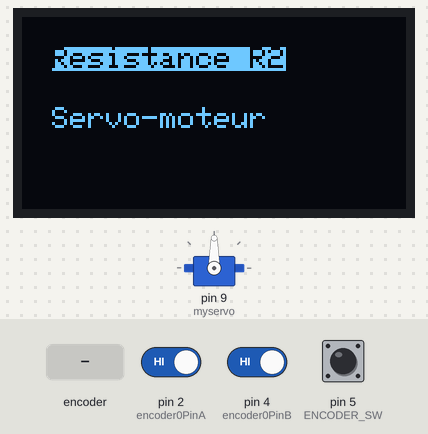
A program run on a simulated Arduino Uno, built with avr-gcc and run on an emulated ATmega328P. On the bench: 128×64 one-colour display, servo. The inputs (shaded band) are chosen by the test bench; at power-on: pin 5 (ENCODER_SW) HIGH, pin 2 (encoder0PinA) HIGH, pin 4 (encoder0PinB) HIGH. What the program prints to the serial monitor is not drawn.

Above: at 1.2 s.
1.3 s: rotary encoder on pin 2 (encoder0PinA) / pin 4 (encoder0PinB) turned 1 step (first pin leading)
At 2.5 s:
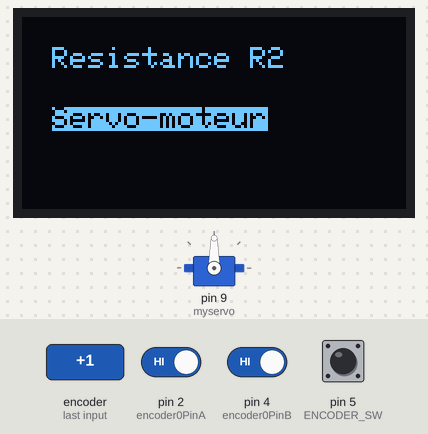
3.0 s: pin 5 (ENCODER_SW) driven LOW
At 3.8 s:
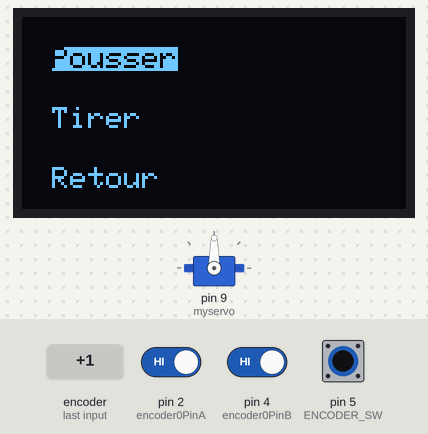
4.5 s: rotary encoder on pin 2 (encoder0PinA) / pin 4 (encoder0PinB) turned 3 steps (first pin leading)
At 5.0 s:
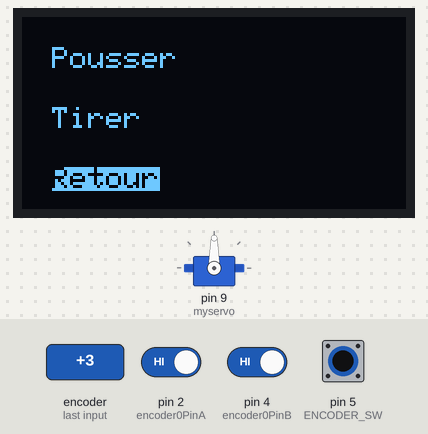
6.6 s: pin 5 (ENCODER_SW) pulsed HIGH 5 times (0.12 s each, 0.3 s apart)
At 10.2 s:
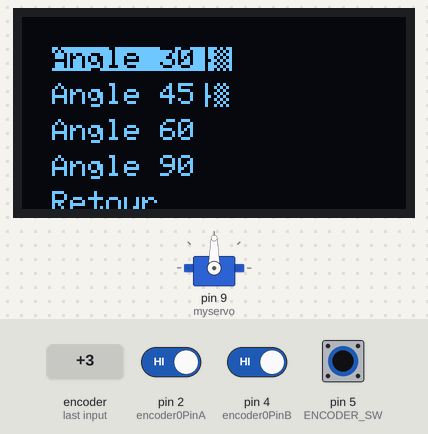
Timing chart, 0 to 11.7 s (numbered marks = the images above; inputs shaded):
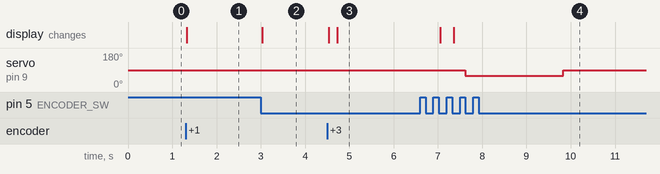

The program:

main.cpp
```cpp
#include <SPI.h>
#include <Wire.h>
#include <Adafruit_GFX.h>
#include <Adafruit_SSD1306.h>
#include <Servo.h>
#define SCREEN_WIDTH 128
#define SCREEN_HEIGHT 64
#define OLED_RESET    -1
#define SCREEN_ADDRESS 0x3C  // Adresse I2C de l'écran OLED
#define MAX_MESURE 10

enum MenuState{MAIN_MENU, SERVO_MENU, ANGLE_MENU};
MenuState currentMenu = MAIN_MENU;
unsigned long lastEncoderUpdate = 0;
const int ENCODER_STEP_DELAY = 150; // Délai entre chaque pas de l'encodeur
int lastEncoderPos = 0;

struct mesure{
  int angle;
  int valBrute;
  float tension;
};

mesure mesures[MAX_MESURE];
int currentMesure = 0;
bool finMesure = false;

// Initialisation des différents composants
Adafruit_SSD1306 ecranOLED(SCREEN_WIDTH, SCREEN_HEIGHT, &Wire, OLED_RESET); // Initialisation de l'écran OLED
Servo myservo; // Initialisation du servo-moteur
int pos = 90;
bool servoIsMoving = false; // État du mouvement du servo
unsigned long movestartTime = 0; // Temps de début du mouvement
const unsigned long moveDuration = 3000; // Durée du mouvement en millisecondes
int TargetPos = pos; // Position cible du servo

// Broches de connexion de l'encodeur
#define encoder0PinA  2  // CLK
#define encoder0PinB  4  // DT
#define ENCODER_SW    5  // bouton-poussoir

// Pin pour capteur graphène
#define GraphenePin A0 // Pin analogique pour le capteur de graphène

// Broches du MCP42100
const byte csPin           = 10;      // MCP42100 chip select pin
const int  maxPositions    = 256;     // Wiper can move from 0 to 255 = 256 positions
const long rAB             = 10000;   // 100k pot resistance between terminals A and B
const byte rWiper          = 125;     // 125 ohms pot wiper resistance
const byte pot0            = 0x11;    // Pot0 addr


//--------------------- Les Menus --------------------------------//

// Liste des éléments du menu principal
const char* menuItems[] = { "Resistance R2", "Servo-moteur" };
int menuIndex = 0;            // Index du menu actuel

// Sous-menu pour le servo-moteur
const char* menuItemsServo[] = { "Pousser", "Tirer", "Retour" };
int menuIndexServo = 0; // Index du sous-menu servo


const char* menuItemsAngle[] = { "Angle 30°", "Angle 45°", "Angle 60", "Angle 90", "Retour" };
int menuIndexAngle = 0; // Index du sous-menu angle

int SelectedDirection = 0; // Pousser ou Tirer


// Variables pour l'encodeur
int encoder0Pos = 0;          // Valeur de l'encodeur
bool adjustingResistance = false;  // État de l'ajustement de la résistance
bool buttonPressed = false;   // Variable pour vérifier l'état du bouton
 // État du sous-menu servo

// Ajout des différentes fonctions

void showMenu() {
  static int lastIndex = -1;
  static bool lastAdjustState = false;

  if(menuIndex == lastIndex && adjustingResistance == lastAdjustState) return;

  ecranOLED.clearDisplay();

  if(adjustingResistance) {
    // Afficher seulement la résistance
    ecranOLED.setCursor(10, 10);
    ecranOLED.print("R: ");
    long resistanceWB = ((rAB * encoder0Pos) / maxPositions) + rWiper;
    ecranOLED.print(resistanceWB);
    ecranOLED.println(" ohms");
  }
  else {
    // Afficher le menu normal
    for (int i = 0; i < 2; i++) {
      ecranOLED.setTextColor(i == menuIndex ? SSD1306_BLACK : SSD1306_WHITE,
                            i == menuIndex ? SSD1306_WHITE : SSD1306_BLACK);
      ecranOLED.setCursor(10, 10 + (i * 20));
      ecranOLED.println(menuItems[i]);
    }
  }

  ecranOLED.display();
  lastIndex = menuIndex;
  lastAdjustState = adjustingResistance;
}
// Affichage menu servo-moteur
void showServoMenu(){
  /**
   * @brief Affiche le sous-menu du servo-moteur sur l'écran OLED.
   * @param None
   * @return Aucun
   **/
ecranOLED.clearDisplay();
for(int i  = 0; i < 3; i++){
    if(i == menuIndexServo){
      ecranOLED.setTextColor(SSD1306_BLACK, SSD1306_WHITE);
    }else{
      ecranOLED.setTextColor(SSD1306_WHITE);
    }
    ecranOLED.setCursor(10, 10 + (i * 20));
    ecranOLED.println(menuItemsServo[i]);
  }
  ecranOLED.display();

}
// Fonction pour ajuster la valeur du potentiomètre
// Affichage du menu pour choix de l'angle
void showAngleMenu(){
  /**
   * @brief Affiche le sous-menu de sélection de l'angle sur l'écran OLED
   * @param None
   * @return aucun
   **/
  ecranOLED.clearDisplay();
  for(int i = 0; i < 5; i++){
    if(i == menuIndexAngle){
      ecranOLED.setTextColor(SSD1306_BLACK, SSD1306_WHITE);
    }else{
      ecranOLED.setTextColor(SSD1306_WHITE);
    }
    ecranOLED.setCursor(10, 10+(i*12));
    ecranOLED.println(menuItemsAngle[i]);
  }
  ecranOLED.display();
}

void setPotWiper(int addr, int pos) {
  digitalWrite(csPin, LOW);
  SPI.transfer(addr); // Envoyer l'adresse du potentiomètre
  SPI.transfer(pos);   // Envoyer la valeur du balai
  digitalWrite(csPin, HIGH);
}


int selectedAngle = 30;

void executeServoAction(){
  int angles[] = {30, 45, 60, 90};
  int baseAngle = angles[menuIndexAngle];

  int targetAngle = (SelectedDirection==0) ? 90-baseAngle : 90+baseAngle;
  targetAngle = constrain(targetAngle, 0, 180);
  myservo.write(targetAngle);
 delay(1000);
  // Mesure 1 s

  unsigned long debutMesure = millis();
  int samples = 0;
  long sumRaw = 0;
  int raw = analogRead(GraphenePin);
  while(millis()-debutMesure<1000){

    sumRaw +=raw;
    samples++;
    delay(300);
  }

  // Sauvegarde résultats

  mesures[currentMesure].angle = baseAngle;
  mesures[currentMesure].valBrute = sumRaw/samples;
  mesures[currentMesure].tension = raw * (5.0/1023.0); // Conversion en volts


  // Envoie des données au format csv
  Serial.print("Angle :");
  Serial.print(baseAngle);
  Serial.print(", Direction : ");
  Serial.print(SelectedDirection==0 ? "Pousser" : "Tirer");
  Serial.print(", Valeur brute :");
  Serial.print(mesures[currentMesure].valBrute);
  Serial.print(", Tension de Sortie :");
  Serial.println(mesures[currentMesure].tension);

  currentMesure = (currentMesure+1)%MAX_MESURE;

  // Retour position initiale

  myservo.write(90);
  servoIsMoving = true;
  movestartTime = millis();
  delay(500);
  if(menuIndexAngle>=4) return;
}


void handleEncoderRotation() {
  if (millis() - lastEncoderUpdate < ENCODER_STEP_DELAY) return;

  int encoderDelta = 0;
  int currentStateA = digitalRead(encoder0PinA);
  int currentStateB = digitalRead(encoder0PinB);

  static int previousStateA = HIGH;
  if (previousStateA != currentStateA && currentStateA == LOW) {
    encoderDelta = (currentStateB == LOW) ? -1 : 1;
  }
  previousStateA = currentStateA;

  if (encoderDelta != 0) {
    lastEncoderUpdate = millis();

    if (adjustingResistance) {
      encoder0Pos = constrain(encoder0Pos + encoderDelta, 0, 255);
      setPotWiper(pot0, encoder0Pos);
      showMenu();
    } else {
      switch(currentMenu) {
        case MAIN_MENU:
          menuIndex = constrain(menuIndex + encoderDelta, 0, 1);
          showMenu();
          break;

        case SERVO_MENU:
          menuIndexServo = constrain(menuIndexServo + encoderDelta, 0, 2);
          showServoMenu();
          break;

        case ANGLE_MENU:
          menuIndexAngle = constrain(menuIndexAngle + encoderDelta, 0, 4);
          showAngleMenu();
          break;
      }
    }
  }
}


void handleMenuSelection() {
  switch (currentMenu) {
    case MAIN_MENU:
      if (menuIndex == 0) {
        adjustingResistance = !adjustingResistance;
        if (!adjustingResistance) showMenu(); // Rafraîchir seulement si on sort du mode réglage
      } else {
        currentMenu = SERVO_MENU;
        menuIndexServo = 0; // Réinitialiser la sélection servo
        showServoMenu();
      }
      break;

  case SERVO_MENU:
    if(menuIndexServo==2){
      currentMenu = MAIN_MENU;
      showMenu();
    }else{
      SelectedDirection = menuIndexServo;
      currentMenu = ANGLE_MENU;
      showAngleMenu();
    }
      break;
    case ANGLE_MENU:
    if(menuIndexAngle==4){
      currentMenu = SERVO_MENU;
      showServoMenu();
    }else{
      executeServoAction();
      currentMenu = ANGLE_MENU;
      showAngleMenu();
    }
    break;


  default:
    break;
  }
}
void afficherAction(String action){
  /**
   * @brief Affiche une action en cours sur l'écran OLED.
   * @param action : Action à afficher
   * @return Aucun
   **/

  ecranOLED.clearDisplay();
  ecranOLED.setCursor(10, 10);
  ecranOLED.print("En cours");
  ecranOLED.display();
  delay(300);
}


void measure(){
  /**
   * @brief Mesure la résistance à l'aide du capteur de graphène.
   * @param Aucun
   * @return Aucun
   **/
  Serial.println("Mesure en cours...");
  int sensorValue = analogRead(GraphenePin); // Lire la valeur du capteur
  float voltage = sensorValue * (5.0 / 1023.0); // Convertir la valeur en tension
  float resistance = (voltage * rAB) / (5.0 - voltage); // Calculer la résistance
  Serial.print("Résistance mesurée: ");
  Serial.print(resistance);
  Serial.println(" ohms");
  delay(300); // Attendre avant la prochaine mesure
}

void testCapteurGraphite() {
  // 1. Lire la valeur analogique brute
  int valeurBrute = analogRead(GraphenePin);

  // 2. Calculer la tension (pour info)
  float tension = valeurBrute * (5.0 / 1023.0);

  // 3. Afficher les résultats
  Serial.print("Valeur brute: ");
  Serial.print(valeurBrute);
  Serial.print(" | Tension: ");
  Serial.print(tension);
  Serial.println("V");

  // Petit délai pour lisibilité
  delay(500);
}
void setup() {
  Serial.begin(9600);

  pinMode(csPin, OUTPUT);           // Configure chip select as output
  pinMode(encoder0PinA, INPUT_PULLUP);
  pinMode(encoder0PinB, INPUT_PULLUP);
  pinMode(ENCODER_SW, INPUT_PULLUP);
  //attachInterrupt(0,doEncoder, RISING); // Interruption sur le changement d'état de l'encodeur
  // Initialiser le SPI
  digitalWrite(csPin, HIGH);        // Chip select default to de-selected
  SPI.begin();

  //Initialiser l'écran OLED
  if (!ecranOLED.begin(SSD1306_SWITCHCAPVCC, SCREEN_ADDRESS)) {
    Serial.println(F("OLED not found"));
    while (1);
  }

  ecranOLED.clearDisplay();
  ecranOLED.setTextSize(1);
  ecranOLED.setTextColor(SSD1306_WHITE);
  showMenu(); // Afficher le menu initial

  myservo.attach(9); // Attacher le servo à la broche 9
}

void loop() {

  setPotWiper(pot0,5);
  // Vérifier si le bouton est enfoncé
  if (digitalRead(ENCODER_SW) == LOW && !buttonPressed) {
    buttonPressed = true;
    handleMenuSelection();
    delay(150);
    }  // Marquer que le bouton a été enfoncé

   // Réinitialiser l'état du bouton lorsqu'il est relâché
  if (digitalRead(ENCODER_SW) == HIGH) {
    buttonPressed = false;
  }
  //---------- Navigation dans les menus
 handleEncoderRotation();

// Ajustement de la résistance avec l’encodeur
if (adjustingResistance && !servoIsMoving) {
  if (digitalRead(encoder0PinA) == LOW && digitalRead(encoder0PinB) == HIGH) {
    encoder0Pos = constrain(encoder0Pos + 1, 0, 255);
    setPotWiper(pot0, encoder0Pos);
    showMenu();  // Afficher la nouvelle valeur sur l'écran
  }

  if (digitalRead(encoder0PinA) == HIGH && digitalRead(encoder0PinB) == LOW) {
    encoder0Pos = constrain(encoder0Pos - 1, 0, 255);
    setPotWiper(pot0, encoder0Pos);
    showMenu();  // Afficher la nouvelle valeur sur l'écran
  }
}
}
```

Measured:
- after the input at 1.3 s, the display: changes at once (image 1)
- after the input at 3.0 s, the display: changes at once (image 2)
- after the input at 4.5 s, the display: first changes at once (image 3 shows a later state)
- after the input at 6.6 s, servo on pin 9 (myservo): 90° → 60° after 1.0 s, → 90° 2.2 s later; the display: first changes after 0.45 s (image 4 shows a later state)
